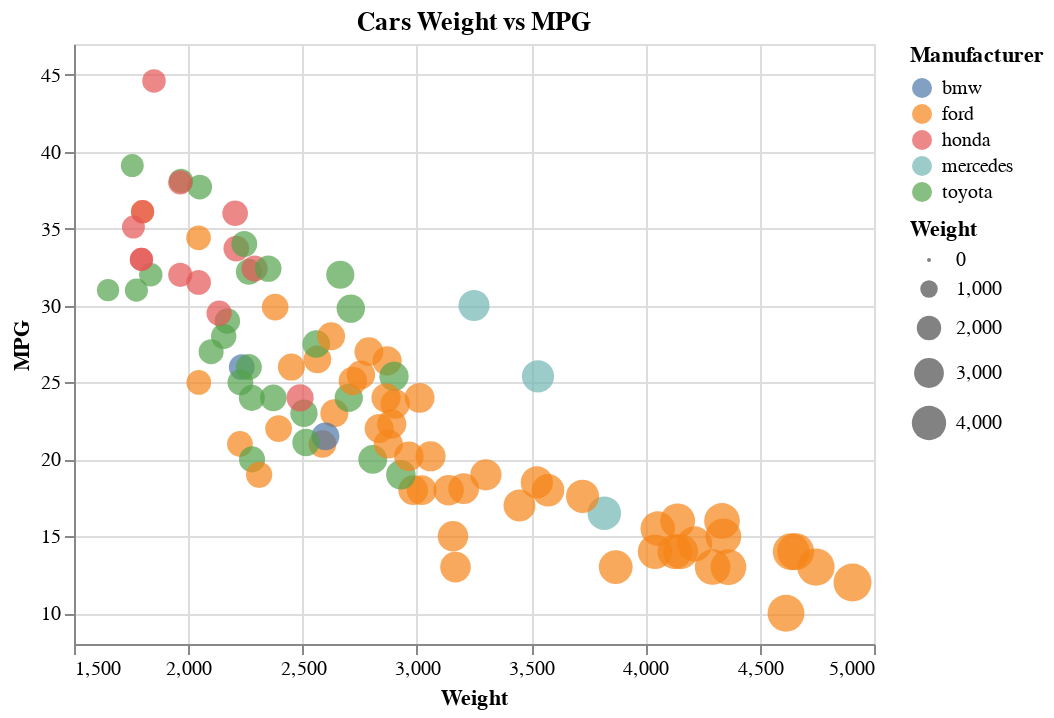

Write notebook code for a chart like this one.
### Markdown cell above
# Altair

### Code cell
import altair as alt

alt.Chart(cars).mark_circle().encode(
    alt.X('Weight',
        scale=alt.Scale(domain=(1500, 5000))
    ),
    alt.Y('MPG',
        scale=alt.Scale(domain=(8, 47))
    ),
    color='Manufacturer',
    size='Weight'
).interactive().properties(
    title='Cars Weight vs MPG'
).transform_window(
    rolling_mean='mean(temp_max)',
    frame=[-15, 15]
)

### Figure 1 — Vega-Lite specification as saved in the notebook (floating-point values rounded to 4 significant figures)
{"config": {"view": {"continuousWidth": 400, "continuousHeight": 300}}, "data": {"name": "data-cb3e5ae836495aecb1c946493dae0b76"}, "mark": "circle", "encoding": {"color": {"type": "nominal", "field": "Manufacturer"}, "size": {"type": "quantitative", "field": "Weight"}, "x": {"type": "quantitative", "field": "Weight", "scale": {"domain": [1500, 5000]}}, "y": {"type": "quantitative", "field": "MPG", "scale": {"domain": [8, 47]}}}, "selection": {"selector002": {"type": "interval", "bind": "scales", "encodings": ["x", "y"]}}, "title": "Cars Weight vs MPG", "transform": [{"window": [{"op": "mean", "field": "temp_max", "as": "rolling_mean"}], "frame": [-15, 15]}], "$schema": "https://vega.github.io/schema/vega-lite/v4.8.1.json", "datasets": {"data-cb3e5ae836495aecb1c946493dae0b76": [{"Unnamed: 0": 5, "Car": "torino", "Manufacturer": "ford", "MPG": 17.0, "Cylinders": 8, "Displacement": 302, "Horsepower": 140.0, "Weight": 3449, "Acceleration": 10.5, "Model.Year": 70, "Origin": "American"}, {"Unnamed: 0": 6, "Car": "galaxie 500", "Manufacturer": "ford", "MPG": 15.0, "Cylinders": 8, "Displacement": 429, "Horsepower": 198.0, "Weight": 4341, "Acceleration": 10.0, "Model.Year": 70, "Origin": "American"}, {"Unnamed: 0": 13, "Car": "torino (sw)", "Manufacturer": "ford", "MPG": null, "Cylinders": 8, "Displacement": 351, "Horsepower": 153.0, "Weight": 4034, "Acceleration": 11.0, "Model.Year": 70, "Origin": "American"}, {"Unnamed: 0": 18, "Car": "mustang boss 302", "Manufacturer": "ford", "MPG": null, "Cylinders": 8, "Displacement": 302, "Horsepower": 140.0, "Weight": 3353, "Acceleration": 8.0, "Model.Year": 70, "Origin": "American"}, {"Unnamed: 0": 21, "Car": "corona mark ii", "Manufacturer": "toyota", "MPG": 24.0, "Cylinders": 4, "Displacement": 113, "Horsepower": 95.0, "Weight": 2372, "Acceleration": 15.0, "Model.Year": 70, "Origin": "Japanese"}, {"Unnamed: 0": 24, "Car": "maverick", "Manufacturer": "ford", "MPG": 21.0, "Cylinders": 6, "Displacement": 200, "Horsepower": 85.0, "Weight": 2587, "Acceleration": 16.0, "Model.Year": 70, "Origin": "American"}, {"Unnamed: 0": 30, "Car": "2002", "Manufacturer": "bmw", "MPG": 26.0, "Cylinders": 4, "Displacement": 121, "Horsepower": 113.0, "Weight": 2234, "Acceleration": 12.5, "Model.Year": 70, "Origin": "European"}, {"Unnamed: 0": 32, "Car": "f250", "Manufacturer": "ford", "MPG": 10.0, "Cylinders": 8, "Displacement": 360, "Horsepower": 215.0, "Weight": 4615, "Acceleration": 14.0, "Model.Year": 70, "Origin": "American"}, {"Unnamed: 0": 38, "Car": "corona", "Manufacturer": "toyota", "MPG": 25.0, "Cylinders": 4, "Displacement": 113, "Horsepower": 95.0, "Weight": 2228, "Acceleration": 14.0, "Model.Year": 71, "Origin": "Japanese"}, {"Unnamed: 0": 39, "Car": "pinto", "Manufacturer": "ford", "MPG": 25.0, "Cylinders": 4, "Displacement": 98, "Horsepower": null, "Weight": 2046, "Acceleration": 19.0, "Model.Year": 71, "Origin": "American"}, {"Unnamed: 0": 44, "Car": "torino 500", "Manufacturer": "ford", "MPG": 19.0, "Cylinders": 6, "Displacement": 250, "Horsepower": 88.0, "Weight": 3302, "Acceleration": 15.5, "Model.Year": 71, "Origin": "American"}, {"Unnamed: 0": 48, "Car": "galaxie 500", "Manufacturer": "ford", "MPG": 14.0, "Cylinders": 8, "Displacement": 351, "Horsepower": 153.0, "Weight": 4154, "Acceleration": 13.5, "Model.Year": 71, "Origin": "American"}, {"Unnamed: 0": 51, "Car": "country squire (sw)", "Manufacturer": "ford", "MPG": 13.0, "Cylinders": 8, "Displacement": 400, "Horsepower": 170.0, "Weight": 4746, "Acceleration": 12.0, "Model.Year": 71, "Origin": "American"}, {"Unnamed: 0": 56, "Car": "mustang", "Manufacturer": "ford", "MPG": 18.0, "Cylinders": 6, "Displacement": 250, "Horsepower": 88.0, "Weight": 3139, "Acceleration": 14.5, "Model.Year": 71, "Origin": "American"}, {"Unnamed: 0": 61, "Car": "corolla 1200", "Manufacturer": "toyota", "MPG": 31.0, "Cylinders": 4, "Displacement": 71, "Horsepower": 65.0, "Weight": 1773, "Acceleration": 19.0, "Model.Year": 71, "Origin": "Japanese"}, {"Unnamed: 0": 65, "Car": "corona hardtop", "Manufacturer": "toyota", "MPG": 24.0, "Cylinders": 4, "Displacement": 113, "Horsepower": 95.0, "Weight": 2278, "Acceleration": 15.5, "Model.Year": 72, "Origin": "Japanese"}, {"Unnamed: 0": 69, "Car": "pinto runabout", "Manufacturer": "ford", "MPG": 21.0, "Cylinders": 4, "Displacement": 122, "Horsepower": 86.0, "Weight": 2226, "Acceleration": 16.5, "Model.Year": 72, "Origin": "American"}, {"Unnamed: 0": 73, "Car": "galaxie 500", "Manufacturer": "ford", "MPG": 14.0, "Cylinders": 8, "Displacement": 351, "Horsepower": 153.0, "Weight": 4129, "Acceleration": 13.0, "Model.Year": 72, "Origin": "American"}, {"Unnamed: 0": 82, "Car": "gran torino (sw)", "Manufacturer": "ford", "MPG": 13.0, "Cylinders": 8, "Displacement": 302, "Horsepower": 140.0, "Weight": 4294, "Acceleration": 16.0, "Model.Year": 72, "Origin": "American"}, {"Unnamed: 0": 88, "Car": "pinto (sw)", "Manufacturer": "ford", "MPG": 22.0, "Cylinders": 4, "Displacement": 122, "Horsepower": 86.0, "Weight": 2395, "Acceleration": 16.0, "Model.Year": 72, "Origin": "American"}, {"Unnamed: 0": 90, "Car": "corona mark ii (sw)", "Manufacturer": "toyota", "MPG": 23.0, "Cylinders": 4, "Displacement": 120, "Horsepower": 97.0, "Weight": 2506, "Acceleration": 14.5, "Model.Year": 72, "Origin": "Japanese"}, {"Unnamed: 0": 92, "Car": "corolla 1600 (sw)", "Manufacturer": "toyota", "MPG": 27.0, "Cylinders": 4, "Displacement": 97, "Horsepower": 88.0, "Weight": 2100, "Acceleration": 16.5, "Model.Year": 72, "Origin": "Japanese"}, {"Unnamed: 0": 96, "Car": "gran torino", "Manufacturer": "ford", "MPG": 14.0, "Cylinders": 8, "Displacement": 302, "Horsepower": 137.0, "Weight": 4042, "Acceleration": 14.5, "Model.Year": 73, "Origin": "American"}, {"Unnamed: 0": 100, "Car": "ltd", "Manufacturer": "ford", "MPG": 13.0, "Cylinders": 8, "Displacement": 351, "Horsepower": 158.0, "Weight": 4363, "Acceleration": 13.0, "Model.Year": 73, "Origin": "American"}, {"Unnamed: 0": 108, "Car": "maverick", "Manufacturer": "ford", "MPG": 18.0, "Cylinders": 6, "Displacement": 250, "Horsepower": 88.0, "Weight": 3021, "Acceleration": 16.5, "Model.Year": 73, "Origin": "American"}, {"Unnamed: 0": 112, "Car": "country", "Manufacturer": "ford", "MPG": 12.0, "Cylinders": 8, "Displacement": 400, "Horsepower": 167.0, "Weight": 4906, "Acceleration": 12.5, "Model.Year": 73, "Origin": "American"}, {"Unnamed: 0": 116, "Car": "carina", "Manufacturer": "toyota", "MPG": 20.0, "Cylinders": 4, "Displacement": 97, "Horsepower": 88.0, "Weight": 2279, "Acceleration": 19.0, "Model.Year": 73, "Origin": "Japanese"}, {"Unnamed: 0": 120, "Car": "pinto", "Manufacturer": "ford", "MPG": 19.0, "Cylinders": 4, "Displacement": 122, "Horsepower": 85.0, "Weight": 2310, "Acceleration": 18.5, "Model.Year": 73, "Origin": "American"}, {"Unnamed: 0": 131, "Car": "mark ii", "Manufacturer": "toyota", "MPG": 20.0, "Cylinders": 6, "Displacement": 156, "Horsepower": 122.0, "Weight": 2807, "Acceleration": 13.5, "Model.Year": 73, "Origin": "Japanese"}, {"Unnamed: 0": 134, "Car": "maverick", "Manufacturer": "ford", "MPG": 21.0, "Cylinders": 6, "Displacement": 200, "Horsepower": null, "Weight": 2875, "Acceleration": 17.0, "Model.Year": 74, "Origin": "American"}, {"Unnamed: 0": 138, "Car": "pinto", "Manufacturer": "ford", "MPG": 26.0, "Cylinders": 4, "Displacement": 122, "Horsepower": 80.0, "Weight": 2451, "Acceleration": 16.5, "Model.Year": 74, "Origin": "American"}, {"Unnamed: 0": 139, "Car": "corolla 1200", "Manufacturer": "toyota", "MPG": 32.0, "Cylinders": 4, "Displacement": 71, "Horsepower": 65.0, "Weight": 1836, "Acceleration": 21.0, "Model.Year": 74, "Origin": "Japanese"}, {"Unnamed: 0": 144, "Car": "gran torino", "Manufacturer": "ford", "MPG": 16.0, "Cylinders": 8, "Displacement": 302, "Horsepower": 140.0, "Weight": 4141, "Acceleration": 14.0, "Model.Year": 74, "Origin": "American"}, {"Unnamed: 0": 147, "Car": "gran torino (sw)", "Manufacturer": "ford", "MPG": 14.0, "Cylinders": 8, "Displacement": 302, "Horsepower": 140.0, "Weight": 4638, "Acceleration": 16.0, "Model.Year": 74, "Origin": "American"}, {"Unnamed: 0": 152, "Car": "corona", "Manufacturer": "toyota", "MPG": 31.0, "Cylinders": 4, "Displacement": 76, "Horsepower": 52.0, "Weight": 1649, "Acceleration": 16.5, "Model.Year": 74, "Origin": "Japanese"}, {"Unnamed: 0": 157, "Car": "civic", "Manufacturer": "honda", "MPG": 24.0, "Cylinders": 4, "Displacement": 120, "Horsepower": 97.0, "Weight": 2489, "Acceleration": 15.0, "Model.Year": 74, "Origin": "Japanese"}, {"Unnamed: 0": 163, "Car": "maverick", "Manufacturer": "ford", "MPG": 15.0, "Cylinders": 6, "Displacement": 250, "Horsepower": 72.0, "Weight": 3158, "Acceleration": 19.5, "Model.Year": 75, "Origin": "American"}, {"Unnamed: 0": 167, "Car": "ltd", "Manufacturer": "ford", "MPG": 14.0, "Cylinders": 8, "Displacement": 351, "Horsepower": 148.0, "Weight": 4657, "Acceleration": 13.5, "Model.Year": 75, "Origin": "American"}, {"Unnamed: 0": 174, "Car": "mustang ii", "Manufacturer": "ford", "MPG": 13.0, "Cylinders": 8, "Displacement": 302, "Horsepower": 129.0, "Weight": 3169, "Acceleration": 12.0, "Model.Year": 75, "Origin": "American"}, {"Unnamed: 0": 175, "Car": "corolla", "Manufacturer": "toyota", "MPG": 29.0, "Cylinders": 4, "Displacement": 97, "Horsepower": 75.0, "Weight": 2171, "Acceleration": 16.0, "Model.Year": 75, "Origin": "Japanese"}, {"Unnamed: 0": 176, "Car": "pinto", "Manufacturer": "ford", "MPG": 23.0, "Cylinders": 4, "Displacement": 140, "Horsepower": 83.0, "Weight": 2639, "Acceleration": 17.0, "Model.Year": 75, "Origin": "American"}, {"Unnamed: 0": 179, "Car": "corona", "Manufacturer": "toyota", "MPG": 24.0, "Cylinders": 4, "Displacement": 134, "Horsepower": 96.0, "Weight": 2702, "Acceleration": 13.5, "Model.Year": 75, "Origin": "Japanese"}, {"Unnamed: 0": 182, "Car": "pinto", "Manufacturer": "ford", "MPG": 18.0, "Cylinders": 6, "Displacement": 171, "Horsepower": 97.0, "Weight": 2984, "Acceleration": 14.5, "Model.Year": 75, "Origin": "American"}, {"Unnamed: 0": 189, "Car": "civic cvcc", "Manufacturer": "honda", "MPG": 33.0, "Cylinders": 4, "Displacement": 91, "Horsepower": 53.0, "Weight": 1795, "Acceleration": 17.5, "Model.Year": 75, "Origin": "Japanese"}, {"Unnamed: 0": 198, "Car": "gran torino", "Manufacturer": "ford", "MPG": 14.5, "Cylinders": 8, "Displacement": 351, "Horsepower": 152.0, "Weight": 4215, "Acceleration": 12.8, "Model.Year": 76, "Origin": "American"}, {"Unnamed: 0": 201, "Car": "maverick", "Manufacturer": "ford", "MPG": 24.0, "Cylinders": 6, "Displacement": 200, "Horsepower": 81.0, "Weight": 3012, "Acceleration": 17.6, "Model.Year": 76, "Origin": "American"}, {"Unnamed: 0": 206, "Car": "civic", "Manufacturer": "honda", "MPG": 33.0, "Cylinders": 4, "Displacement": 91, "Horsepower": 53.0, "Weight": 1795, "Acceleration": 17.4, "Model.Year": 76, "Origin": "Japanese"}, {"Unnamed: 0": 208, "Car": "granada ghia", "Manufacturer": "ford", "MPG": 18.0, "Cylinders": 6, "Displacement": 250, "Horsepower": 78.0, "Weight": 3574, "Acceleration": 21.0, "Model.Year": 76, "Origin": "American"}, {"Unnamed: 0": 213, "Car": "corolla", "Manufacturer": "toyota", "MPG": 28.0, "Cylinders": 4, "Displacement": 97, "Horsepower": 75.0, "Weight": 2155, "Acceleration": 16.4, "Model.Year": 76, "Origin": "Japanese"}, {"Unnamed: 0": 214, "Car": "pinto", "Manufacturer": "ford", "MPG": 26.5, "Cylinders": 4, "Displacement": 140, "Horsepower": 72.0, "Weight": 2565, "Acceleration": 13.6, "Model.Year": 76, "Origin": "American"}, {"Unnamed: 0": 218, "Car": "mark ii", "Manufacturer": "toyota", "MPG": 19.0, "Cylinders": 6, "Displacement": 156, "Horsepower": 108.0, "Weight": 2930, "Acceleration": 15.5, "Model.Year": 76, "Origin": "Japanese"}, {"Unnamed: 0": 219, "Car": "280s", "Manufacturer": "mercedes", "MPG": 16.5, "Cylinders": 6, "Displacement": 168, "Horsepower": 120.0, "Weight": 3820, "Acceleration": 16.7, "Model.Year": 76, "Origin": "European"}, {"Unnamed: 0": 222, "Car": "f108", "Manufacturer": "ford", "MPG": 13.0, "Cylinders": 8, "Displacement": 302, "Horsepower": 130.0, "Weight": 3870, "Acceleration": 15.0, "Model.Year": 76, "Origin": "American"}, {"Unnamed: 0": 224, "Car": "accord cvcc", "Manufacturer": "honda", "MPG": 31.5, "Cylinders": 4, "Displacement": 98, "Horsepower": 68.0, "Weight": 2045, "Acceleration": 18.5, "Model.Year": 77, "Origin": "Japanese"}, {"Unnamed: 0": 236, "Car": "granada", "Manufacturer": "ford", "MPG": 18.5, "Cylinders": 6, "Displacement": 250, "Horsepower": 98.0, "Weight": 3525, "Acceleration": 19.0, "Model.Year": 77, "Origin": "American"}, {"Unnamed: 0": 240, "Car": "thunderbird", "Manufacturer": "ford", "MPG": 16.0, "Cylinders": 8, "Displacement": 351, "Horsepower": 149.0, "Weight": 4335, "Acceleration": 14.5, "Model.Year": 77, "Origin": "American"}, {"Unnamed: 0": 243, "Car": "corolla liftback", "Manufacturer": "toyota", "MPG": 26.0, "Cylinders": 4, "Displacement": 97, "Horsepower": 75.0, "Weight": 2265, "Acceleration": 18.2, "Model.Year": 77, "Origin": "Japanese"}, {"Unnamed: 0": 244, "Car": "mustang ii 2+2", "Manufacturer": "ford", "MPG": 25.5, "Cylinders": 4, "Displacement": 140, "Horsepower": 89.0, "Weight": 2755, "Acceleration": 15.8, "Model.Year": 77, "Origin": "American"}, {"Unnamed: 0": 250, "Car": "320i", "Manufacturer": "bmw", "MPG": 21.5, "Cylinders": 4, "Displacement": 121, "Horsepower": 110.0, "Weight": 2600, "Acceleration": 12.8, "Model.Year": 77, "Origin": "European"}, {"Unnamed: 0": 253, "Car": "fiesta", "Manufacturer": "ford", "MPG": 36.1, "Cylinders": 4, "Displacement": 98, "Horsepower": 66.0, "Weight": 1800, "Acceleration": 14.4, "Model.Year": 78, "Origin": "American"}, {"Unnamed: 0": 256, "Car": "civic cvcc", "Manufacturer": "honda", "MPG": 36.1, "Cylinders": 4, "Displacement": 91, "Horsepower": 60.0, "Weight": 1800, "Acceleration": 16.4, "Model.Year": 78, "Origin": "Japanese"}, {"Unnamed: 0": 262, "Car": "fairmont (auto)", "Manufacturer": "ford", "MPG": 20.2, "Cylinders": 6, "Displacement": 200, "Horsepower": 85.0, "Weight": 2965, "Acceleration": 15.8, "Model.Year": 78, "Origin": "American"}, {"Unnamed: 0": 263, "Car": "fairmont (man)", "Manufacturer": "ford", "MPG": 25.1, "Cylinders": 4, "Displacement": 140, "Horsepower": 88.0, "Weight": 2720, "Acceleration": 15.4, "Model.Year": 78, "Origin": "American"}, {"Unnamed: 0": 272, "Car": "futura", "Manufacturer": "ford", "MPG": 18.1, "Cylinders": 8, "Displacement": 302, "Horsepower": 139.0, "Weight": 3205, "Acceleration": 11.2, "Model.Year": 78, "Origin": "American"}, {"Unnamed: 0": 275, "Car": "corona", "Manufacturer": "toyota", "MPG": 27.5, "Cylinders": 4, "Displacement": 134, "Horsepower": 95.0, "Weight": 2560, "Acceleration": 14.2, "Model.Year": 78, "Origin": "Japanese"}, {"Unnamed: 0": 278, "Car": "celica gt liftback", "Manufacturer": "toyota", "MPG": 21.1, "Cylinders": 4, "Displacement": 134, "Horsepower": 95.0, "Weight": 2515, "Acceleration": 14.8, "Model.Year": 78, "Origin": "Japanese"}, {"Unnamed: 0": 287, "Car": "accord lx", "Manufacturer": "honda", "MPG": 29.5, "Cylinders": 4, "Displacement": 98, "Horsepower": 68.0, "Weight": 2135, "Acceleration": 16.6, "Model.Year": 78, "Origin": "Japanese"}, {"Unnamed: 0": 290, "Car": "fairmont 4", "Manufacturer": "ford", "MPG": 22.3, "Cylinders": 4, "Displacement": 140, "Horsepower": 88.0, "Weight": 2890, "Acceleration": 17.3, "Model.Year": 79, "Origin": "American"}, {"Unnamed: 0": 294, "Car": "ltd landau", "Manufacturer": "ford", "MPG": 17.6, "Cylinders": 8, "Displacement": 302, "Horsepower": 129.0, "Weight": 3725, "Acceleration": 13.4, "Model.Year": 79, "Origin": "American"}, {"Unnamed: 0": 298, "Car": "country squire (sw)", "Manufacturer": "ford", "MPG": 15.5, "Cylinders": 8, "Displacement": 351, "Horsepower": 142.0, "Weight": 4054, "Acceleration": 14.3, "Model.Year": 79, "Origin": "American"}, {"Unnamed: 0": 305, "Car": "300d", "Manufacturer": "mercedes", "MPG": 25.4, "Cylinders": 5, "Displacement": 183, "Horsepower": 77.0, "Weight": 3530, "Acceleration": 20.1, "Model.Year": 79, "Origin": "European"}, {"Unnamed: 0": 318, "Car": "corolla tercel", "Manufacturer": "toyota", "MPG": 38.1, "Cylinders": 4, "Displacement": 89, "Horsepower": 60.0, "Weight": 1968, "Acceleration": 18.8, "Model.Year": 80, "Origin": "Japanese"}, {"Unnamed: 0": 322, "Car": "fairmont", "Manufacturer": "ford", "MPG": 26.4, "Cylinders": 4, "Displacement": 140, "Horsepower": 88.0, "Weight": 2870, "Acceleration": 18.1, "Model.Year": 80, "Origin": "American"}, {"Unnamed: 0": 326, "Car": "corona liftback", "Manufacturer": "toyota", "MPG": 29.8, "Cylinders": 4, "Displacement": 134, "Horsepower": 90.0, "Weight": 2711, "Acceleration": 15.5, "Model.Year": 80, "Origin": "Japanese"}, {"Unnamed: 0": 329, "Car": "corolla", "Manufacturer": "toyota", "MPG": 32.2, "Cylinders": 4, "Displacement": 108, "Horsepower": 75.0, "Weight": 2265, "Acceleration": 15.2, "Model.Year": 80, "Origin": "Japanese"}, {"Unnamed: 0": 336, "Car": "240d", "Manufacturer": "mercedes", "MPG": 30.0, "Cylinders": 4, "Displacement": 146, "Horsepower": 67.0, "Weight": 3250, "Acceleration": 21.8, "Model.Year": 80, "Origin": "European"}, {"Unnamed: 0": 337, "Car": "civic 1500 gl", "Manufacturer": "honda", "MPG": 44.6, "Cylinders": 4, "Displacement": 91, "Horsepower": 67.0, "Weight": 1850, "Acceleration": 13.8, "Model.Year": 80, "Origin": "Japanese"}, {"Unnamed: 0": 344, "Car": "mustang cobra", "Manufacturer": "ford", "MPG": 23.6, "Cylinders": 4, "Displacement": 140, "Horsepower": null, "Weight": 2905, "Acceleration": 14.3, "Model.Year": 80, "Origin": "American"}, {"Unnamed: 0": 345, "Car": "accord", "Manufacturer": "honda", "MPG": 32.4, "Cylinders": 4, "Displacement": 107, "Horsepower": 72.0, "Weight": 2290, "Acceleration": 17.0, "Model.Year": 80, "Origin": "Japanese"}, {"Unnamed: 0": 351, "Car": "starlet", "Manufacturer": "toyota", "MPG": 39.1, "Cylinders": 4, "Displacement": 79, "Horsepower": 58.0, "Weight": 1755, "Acceleration": 16.9, "Model.Year": 81, "Origin": "Japanese"}, {"Unnamed: 0": 353, "Car": "civic 1300", "Manufacturer": "honda", "MPG": 35.1, "Cylinders": 4, "Displacement": 81, "Horsepower": 60.0, "Weight": 1760, "Acceleration": 16.1, "Model.Year": 81, "Origin": "Japanese"}, {"Unnamed: 0": 356, "Car": "tercel", "Manufacturer": "toyota", "MPG": 37.7, "Cylinders": 4, "Displacement": 89, "Horsepower": 62.0, "Weight": 2050, "Acceleration": 17.3, "Model.Year": 81, "Origin": "Japanese"}, {"Unnamed: 0": 359, "Car": "escort 4w", "Manufacturer": "ford", "MPG": 34.4, "Cylinders": 4, "Displacement": 98, "Horsepower": 65.0, "Weight": 2045, "Acceleration": 16.2, "Model.Year": 81, "Origin": "American"}, {"Unnamed: 0": 360, "Car": "escort 2h", "Manufacturer": "ford", "MPG": 29.9, "Cylinders": 4, "Displacement": 98, "Horsepower": 65.0, "Weight": 2380, "Acceleration": 20.7, "Model.Year": 81, "Origin": "American"}, {"Unnamed: 0": 363, "Car": "prelude", "Manufacturer": "honda", "MPG": 33.7, "Cylinders": 4, "Displacement": 107, "Horsepower": 75.0, "Weight": 2210, "Acceleration": 14.4, "Model.Year": 81, "Origin": "Japanese"}, {"Unnamed: 0": 364, "Car": "corolla", "Manufacturer": "toyota", "MPG": 32.4, "Cylinders": 4, "Displacement": 108, "Horsepower": 75.0, "Weight": 2350, "Acceleration": 16.8, "Model.Year": 81, "Origin": "Japanese"}, {"Unnamed: 0": 370, "Car": "cressida", "Manufacturer": "toyota", "MPG": 25.4, "Cylinders": 6, "Displacement": 168, "Horsepower": 116.0, "Weight": 2900, "Acceleration": 12.6, "Model.Year": 81, "Origin": "Japanese"}, {"Unnamed: 0": 374, "Car": "granada gl", "Manufacturer": "ford", "MPG": 20.2, "Cylinders": 6, "Displacement": 200, "Horsepower": 88.0, "Weight": 3060, "Acceleration": 17.1, "Model.Year": 81, "Origin": "American"}, {"Unnamed: 0": 382, "Car": "fairmont futura", "Manufacturer": "ford", "MPG": 24.0, "Cylinders": 4, "Displacement": 140, "Horsepower": 92.0, "Weight": 2865, "Acceleration": 16.4, "Model.Year": 82, "Origin": "American"}, {"Unnamed: 0": 390, "Car": "accord", "Manufacturer": "honda", "MPG": 36.0, "Cylinders": 4, "Displacement": 107, "Horsepower": 75.0, "Weight": 2205, "Acceleration": 14.5, "Model.Year": 82, "Origin": "Japanese"}, {"Unnamed: 0": 391, "Car": "corolla", "Manufacturer": "toyota", "MPG": 34.0, "Cylinders": 4, "Displacement": 108, "Horsepower": 70.0, "Weight": 2245, "Acceleration": 16.9, "Model.Year": 82, "Origin": "Japanese"}, {"Unnamed: 0": 392, "Car": "civic", "Manufacturer": "honda", "MPG": 38.0, "Cylinders": 4, "Displacement": 91, "Horsepower": 67.0, "Weight": 1965, "Acceleration": 15.0, "Model.Year": 82, "Origin": "Japanese"}, {"Unnamed: 0": 393, "Car": "civic (auto)", "Manufacturer": "honda", "MPG": 32.0, "Cylinders": 4, "Displacement": 91, "Horsepower": 67.0, "Weight": 1965, "Acceleration": 15.7, "Model.Year": 82, "Origin": "Japanese"}, {"Unnamed: 0": 398, "Car": "granada l", "Manufacturer": "ford", "MPG": 22.0, "Cylinders": 6, "Displacement": 232, "Horsepower": 112.0, "Weight": 2835, "Acceleration": 14.7, "Model.Year": 82, "Origin": "American"}, {"Unnamed: 0": 399, "Car": "celica gt", "Manufacturer": "toyota", "MPG": 32.0, "Cylinders": 4, "Displacement": 144, "Horsepower": 96.0, "Weight": 2665, "Acceleration": 13.9, "Model.Year": 82, "Origin": "Japanese"}, {"Unnamed: 0": 402, "Car": "mustang gl", "Manufacturer": "ford", "MPG": 27.0, "Cylinders": 4, "Displacement": 140, "Horsepower": 86.0, "Weight": 2790, "Acceleration": 15.6, "Model.Year": 82, "Origin": "American"}, {"Unnamed: 0": 405, "Car": "ranger", "Manufacturer": "ford", "MPG": 28.0, "Cylinders": 4, "Displacement": 120, "Horsepower": 79.0, "Weight": 2625, "Acceleration": 18.6, "Model.Year": 82, "Origin": "American"}]}}
